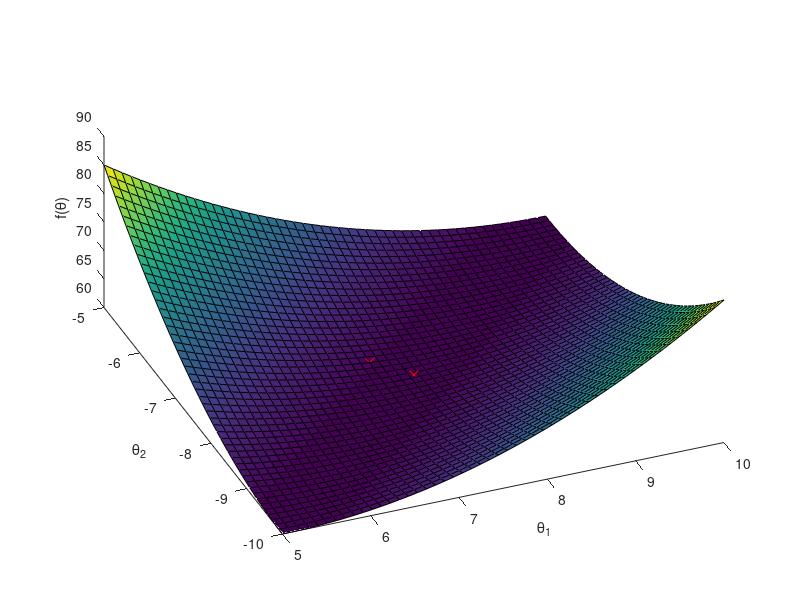

MATLAB code to generate this figure:
%% LLS Problem Definition
N = 9;
y = (1:N)';
phi = [ones(N,1)/sqrt(N) -ones(N,1)/sqrt(N)];

%% Your code goes here. Warning: Do not rename the variables!

%You can comment this out if you just want to see the minimization problem.
alpha = 0.1;
theta_reg = inv(phi' * phi + alpha * eye(2)) * phi' * y;
theta_MPPI = pinv(phi' * phi) * phi' * y;

%% Visualization
t1 = linspace(5,10,50);
t2 = linspace(-10,-5,50);

Q = phi'*phi; c = -2*y'*phi;
f_visu = @(t1,t2) y'*y + c(1)*t1 +c(2)*t2 + Q(1,1)*t1.^2 +2*Q(1,2).*t1.*t2 + Q(2,2)*t2.^2;
[X1,X2] = meshgrid(t1,t2);
Z = f_visu(X1,X2);

hold on
%plot surface
surf(X1,X2,Z);
%plot solutions
if exist('theta_reg','var')
    plot3(theta_reg(1),theta_reg(2),f_visu(theta_reg(1),theta_reg(2)),'rx');
end
if exist('theta_MPPI','var')
    plot3(theta_MPPI(1),theta_MPPI(2),f_visu(theta_MPPI(1),theta_MPPI(2)),'rx');
end

xlabel('\theta_1');ylabel('\theta_2');zlabel('f(\theta)');view(-22,55);
hold off